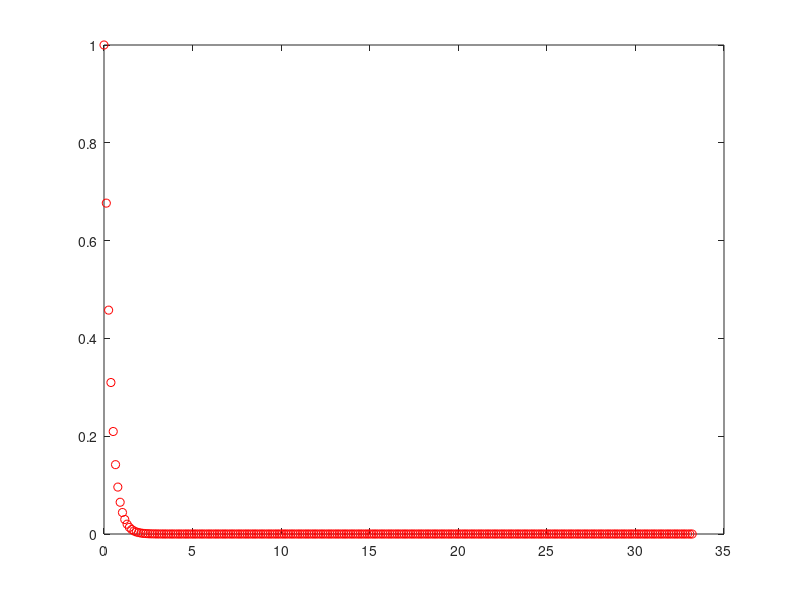
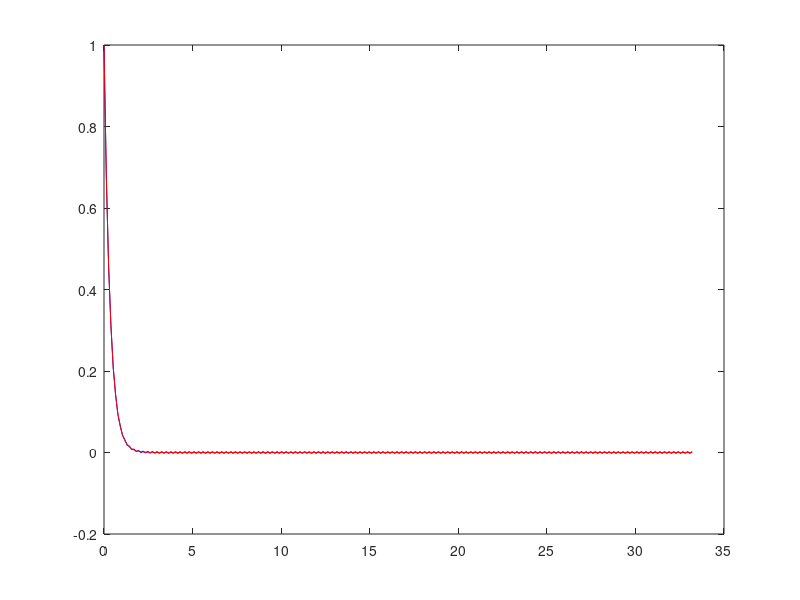
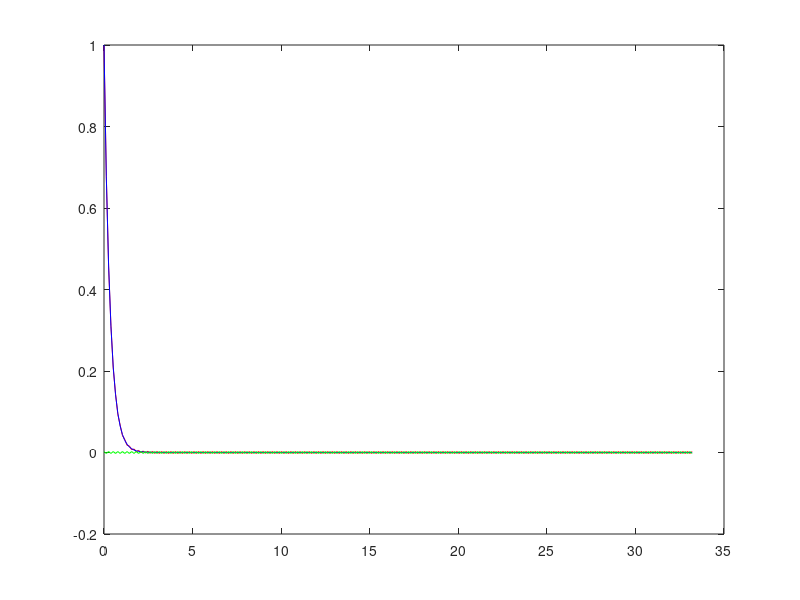
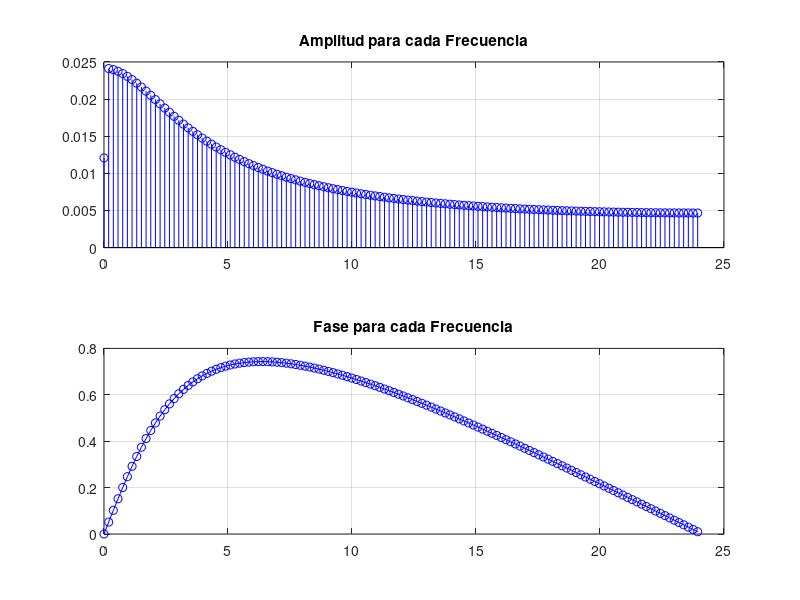

Write the MATLAB code that produced these figures, in order.
function minimos_cuadrados
clc,clear
% === DATOS ===
N=256;
a=3;
Tp=20*5/a;
t0=0;
dt = Tp/N; % dt = (tf-t0)/N;s
w0 = 2*pi/N; % Frecuencia fundamental para Min2
dw = w0/dt; % incremento de la frecuencia  para Min2

m = -1 + N / 2; % se eligen para senos y cosenos desde 1 a m , Múltiplo de la frecuencia utilizado

% === Funciones ===
f = @(t) exp(-a*t);
coseno = @(k, w0, j) cos(k * w0 * (j - 1));
seno = @(k, w0, j) sin(k * w0 * (j - 1));



  %=== Discretizar g(t) ===
  t = t0 +(0:N-1)'*dt;
  g = arrayfun(f,t); % lo que hace arrayfun es que el primer parametro se le aplica al segundo (la f exponencial se la aplica al intervalo t)
  graficarPrimerFuncion(t,g,1);


  % === Base trigonometrica ===
  [Fi,kw0,kw] = construirBaseTrigonometrica(N,m,w0,dw,coseno,seno);


  % === Calcular coeficientes para Min2 ===
  [alfa,b] = calcularCoeficientesMin2(Fi,g);



  % === Comparar g con P(t) ===
  [P,r]= comparar_P_con_G(Fi,alfa,g);
  graficarcomparacionPyG(t,P,g,r);



  % === Calcular las frecuencias === (transformada de fourier)

  [c,fase,kw0,kw]  = calcularAmplitudFase(alfa,m,kw0,kw);
  graficarAmplitudFase(kw,c,fase);

% === A ===
disp("Hola Mundo!" )
end

function graficarPrimerFuncion(t,g,figura)
      figure(figura)
      grid on
      plot(t,g,'or')
end

%esta funcion lo que hace es construirnos la matriz phi
function [Fi,kw0,kw] = construirBaseTrigonometrica(N,m,w0,dw,coseno,seno)
      Fi = ones(N, 2*m + 1); %inicializa en 1 cos(0)=1
      kw0 = zeros(1,m+1);
      kw = zeros(1,m+1);
      for k=1:m
        kw0(k+1)=k*w0;  %
        kw(k+1) = k*dw; % estas son las frecuencias utilizadas en la base trigonometrica para Min2, definen la frecuencia de cada termino coseno y seno
        for j=1:N
              Fi(j,2*k) =coseno(k,w0,j); %en los pares coloca cosenos
              Fi(j,2*k+1) = seno(k,w0,j); %en los impares coloca senos
          endfor
      endfor
end

% esta funcion calcula los coeficientes que quedan en la diagonal N/4 N/2 N/2
function [alfa,b] = calcularCoeficientesMin2(Fi,g)
  D = diag(diag(Fi'*Fi)); % esto calcula la diagonal
  b = Fi'*g;
  alfa = b ./ diag(D);
  disp('Coeficientes alfa y b:');
end

function [P,r] = comparar_P_con_G(Fi,alfa,g)
  P = Fi*alfa;
  r = g-P;
  disp("La norma del residuo es: ");
  disp(norm(r,2));

  disp("La norma de g(t) es: ");
  disp(norm(g,2));
end


function graficarcomparacionPyG(t,P,g,r)
  figure(2);
  title('P(t) y g(t) discretos');
  grid on;
  plot(t,P,'b',t,g,'r');


  figure(3);
  title('P,g y el residuo r')
  grid on;
  plot(t,P,'r',t,g,'b',t,r,'g')
end


function [c,fase,kw0,kw]= calcularAmplitudFase(alfa,m,kw0,kw)
   c = zeros(1,m+1);
   fase = zeros(1,m+1);

   c(1) = abs(alfa(1));
   fase(1)= 0;

   for k=2:m+1
     j = (k-1)*2;
     c(k) = sqrt(alfa(j)^2+ alfa(j+1)^2); % Formula para la amplitud
     fase(k) = atan(alfa(j+1)/alfa(j)); % Formula para la fase
   endfor
end

function graficarAmplitudFase(kw,c,fase)
figure(4);
    subplot(2, 1, 1);
    stem(kw, c, 'b');
    grid on;
    title('Amplitud para cada Frecuencia');
    subplot(2, 1, 2);
    plot(kw, fase, '-ob');
    grid on;
    title('Fase para cada Frecuencia');

end


